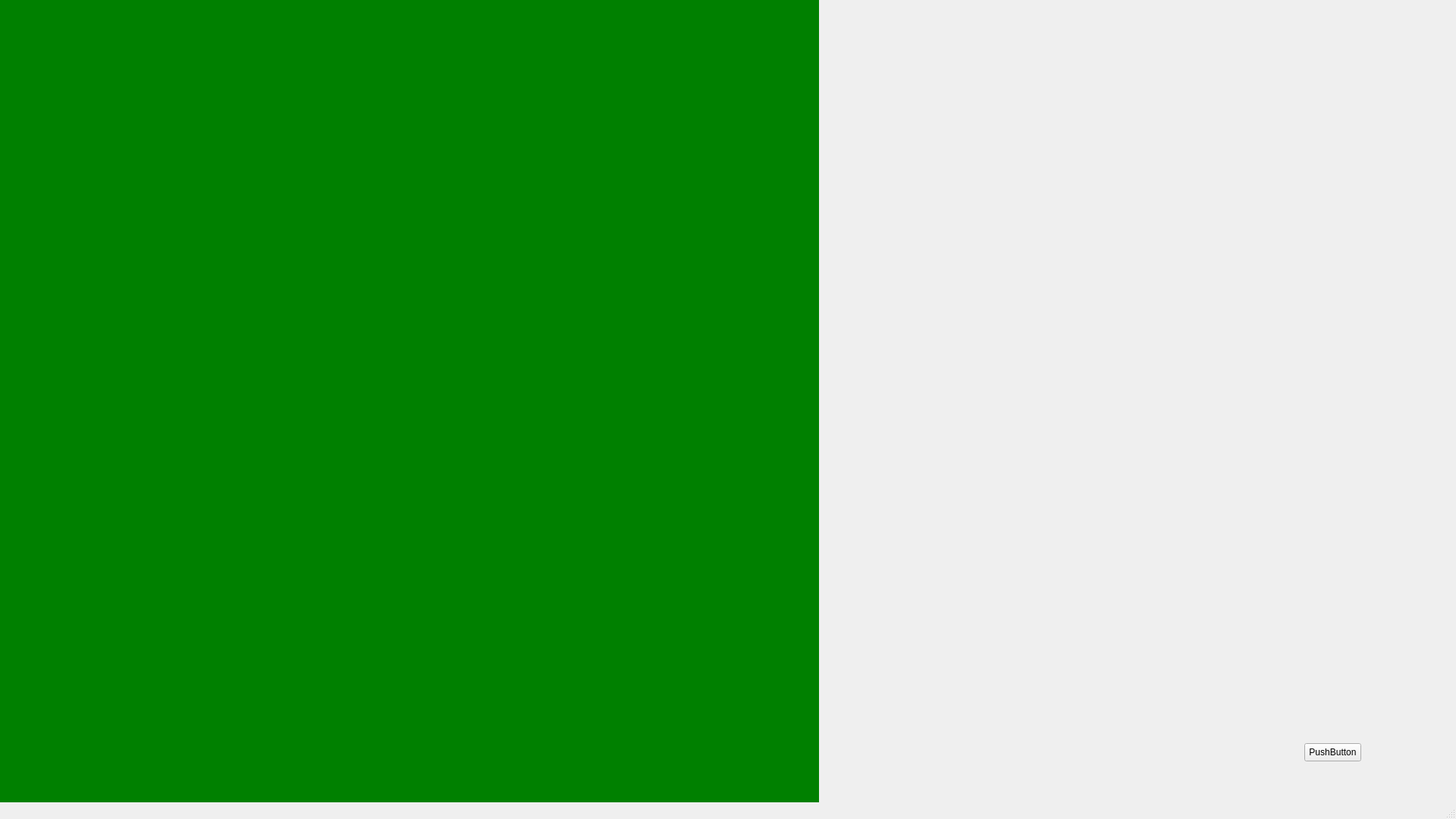
<?xml version="1.0" encoding="UTF-8"?>
<ui version="4.0">
 <class>MainWindowGame</class>
 <widget class="QMainWindow" name="MainWindowGame">
  <property name="geometry">
   <rect>
    <x>0</x>
    <y>0</y>
    <width>1920</width>
    <height>1080</height>
   </rect>
  </property>
  <property name="windowTitle">
   <string>MainWindow</string>
  </property>
  <widget class="QWidget" name="centralwidget">
   <widget class="QWidget" name="widget" native="true">
    <property name="geometry">
     <rect>
      <x>0</x>
      <y>0</y>
      <width>1080</width>
      <height>1080</height>
     </rect>
    </property>
    <property name="styleSheet">
     <string notr="true">background-color: green;</string>
    </property>
   </widget>
   <widget class="QPushButton" name="pushButton">
    <property name="geometry">
     <rect>
      <x>1720</x>
      <y>980</y>
      <width>75</width>
      <height>24</height>
     </rect>
    </property>
    <property name="text">
     <string>PushButton</string>
    </property>
   </widget>
  </widget>
  <widget class="QMenuBar" name="menubar">
   <property name="geometry">
    <rect>
     <x>0</x>
     <y>0</y>
     <width>1920</width>
     <height>22</height>
    </rect>
   </property>
  </widget>
  <widget class="QStatusBar" name="statusbar"/>
 </widget>
 <resources/>
 <connections/>
</ui>
